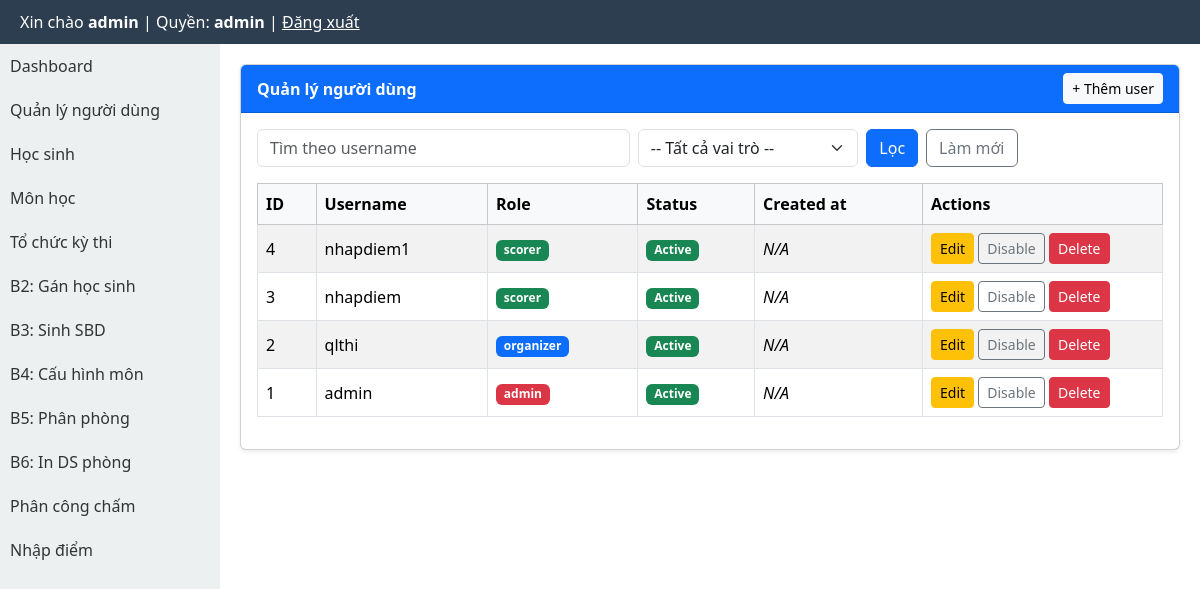
The app's page /modules/users/index.php (signed in) with its own data.
### tables this page shows
CREATE TABLE users (
  id INTEGER PRIMARY KEY AUTOINCREMENT,
  username TEXT UNIQUE,
  password TEXT,
  role TEXT,
  active INTEGER DEFAULT 1
);

### modules/users/_common.php (called while the page is built, shortened)
<?php
require_once BASE_PATH . '/core/auth.php';
function users_badge_class(string $role): string
{
    return match ($role) {
        'admin' => 'bg-danger',
        'organizer' => 'bg-primary',
        'scorer' => 'bg-success',
        default => 'bg-secondary',
    };
}
function users_has_created_at(PDO $pdo): bool
{
    $stmt = $pdo->query("PRAGMA table_info(users)");
    $columns = $stmt->fetchAll(PDO::FETCH_ASSOC);
    return false;
}

### core/db.php (called while the page is built, shortened)
<?php
$dbFile = BASE_PATH . '/data/exam.db';
try {
    $pdo = new PDO("sqlite:$dbFile");
    $pdo->setAttribute(PDO::ATTR_ERRMODE, PDO::ERRMODE_EXCEPTION);
} catch (Exception $e) {
    die("DB error: " . $e->getMessage());
}
function ensure_core_schema(PDO $pdo): void {
    try {
        $examColumns = array_column($pdo->query('PRAGMA table_info(exams)')->fetchAll(PDO::FETCH_ASSOC), 'name');
    } catch (Throwable $e) {
    }
}
ensure_core_schema($pdo);

### core/auth.php (called while the page is built, shortened)
<?php
require_once BASE_PATH . '/core/db.php';

### modules/users/index.php (the view, shortened to what this page needs)
<?php
require_once BASE_PATH . '/modules/users/_common.php';
$search = trim((string) ($_GET['q'] ?? ''));
$page = max(1, (int) ($_GET['page'] ?? 1));
$perPage = 10;
$offset = ($page - 1) * $perPage;
$filters = [];
$whereSql = $filters ? (' WHERE ' . implode(' AND ', $filters)) : '';
$hasCreatedAt = users_has_created_at($pdo);
$selectCreated = $hasCreatedAt ? ', created_at' : '';
$sql = 'SELECT id, username, role, active' . $selectCreated . ' FROM users'
    . $whereSql
    . ' ORDER BY id DESC LIMIT :limit OFFSET :offset';
$stmt = $pdo->prepare($sql);
$stmt->bindValue(':limit', $perPage, PDO::PARAM_INT);
$stmt->bindValue(':offset', $offset, PDO::PARAM_INT);
$stmt->execute();
$users = $stmt->fetchAll(PDO::FETCH_ASSOC);
require_once BASE_PATH . '/layout/header.php';
?>
<link href="https://cdn.jsdelivr.net/npm/bootstrap@5.3.3/dist/css/bootstrap.min.css" rel="stylesheet">
<div class="students-layout" style="display:flex;min-height:calc(100vh - 44px);">
    <?php require_once BASE_PATH . '/layout/sidebar.php'; ?>
    <div class="students-main" style="flex:1;padding:20px;min-width:0;">
        <div class="card shadow-sm">
            <div class="card-header bg-primary text-white d-flex justify-content-between align-items-center">
                <strong>Quản lý người dùng</strong>
                <a href="<?= BASE_URL ?>/modules/users/create.php" class="btn btn-light btn-sm">+ Thêm user</a>
            </div>
            <div class="card-body">
                <form method="get" class="row g-2 mb-3">
                    <div class="col-md-5">
                        <input type="text" class="form-control" name="q" placeholder="Tìm theo username" value="<?= htmlspecialchars($search, ENT_QUOTES, 'UTF-8') ?>">
                    </div>
                    <div class="col-md-3">
                        <select class="form-select" name="role">
                            <option value="">-- Tất cả vai trò --</option>
                        </select>
                    </div>
                    <div class="col-md-4 d-flex gap-2">
                        <button type="submit" class="btn btn-primary">Lọc</button>
                        <a href="<?= BASE_URL ?>/modules/users/index.php" class="btn btn-outline-secondary">Làm mới</a>
                    </div>
                </form>
                <div class="table-responsive">
                    <table class="table table-striped table-bordered align-middle">
                        <thead class="table-light">
                            <tr>
                                <th>ID</th>
                                <th>Username</th>
                                <th>Role</th>
                                <th>Status</th>
                                <th>Created at</th>
                                <th style="width:240px;">Actions</th>
                            </tr>
                        </thead>
                        <tbody>
                            <?php if (empty($users)): ?>
                                <tr><td colspan="6" class="text-center">Không có dữ liệu.</td></tr>
                            <?php else: ?>
                                <?php foreach ($users as $user): ?>
                                    <tr>
                                        <td><?= (int) $user['id'] ?></td>
                                        <td><?= htmlspecialchars((string) $user['username'], ENT_QUOTES, 'UTF-8') ?></td>
                                        <td><span class="badge <?= users_badge_class((string) $user['role']) ?>"><?= htmlspecialchars((string) $user['role'], ENT_QUOTES, 'UTF-8') ?></span></td>
                                        <td>
                                            <?php if ((int) $user['active'] === 1): ?>
                                                <span class="badge bg-success">Active</span>
                                            <?php else: ?>
                                                <span class="badge bg-secondary">Disabled</span>
                                            <?php endif; ?>
                                        </td>
                                        <td>
                                            <?= $hasCreatedAt ? htmlspecialchars((string) ($user['created_at'] ?? ''), ENT_QUOTES, 'UTF-8') : '<em>N/A</em>' ?>
                                        </td>
                                        <td>
                                            <a class="btn btn-sm btn-warning" href="<?= BASE_URL ?>/modules/users/edit.php?id=<?= (int) $user['id'] ?>">Edit</a>
                                            <form method="post" class="d-inline">
                                                <button type="submit" class="btn btn-sm <?= (int) $user['active'] === 1 ? 'btn-outline-secondary' : 'btn-outline-success' ?>">
                                                    <?= (int) $user['active'] === 1 ? 'Disable' : 'Enable' ?>
                                                </button>
                                            </form>
                                            <a class="btn btn-sm btn-danger" href="<?= BASE_URL ?>/modules/users/delete.php?id=<?= (int) $user['id'] ?>">Delete</a>
                                        </td>
                                    </tr>
                                <?php endforeach; ?>
                            <?php endif; ?>
                        </tbody>
                    </table>
                </div>
            </div>
        </div>
    </div>
</div>
<?php require_once BASE_PATH . '/layout/footer.php'; ?>

### templates/header.php (style rules this page uses)
* { box-sizing: border-box; }
body { margin:0; font-family: Arial; }

### records on screen
users: id "4", username "nhapdiem1", role "scorer", active "Active"
users: id "3", username "nhapdiem", role "scorer", active "Active"
users: id "2", username "qlthi", role "organizer", active "Active"
users: id "1", username "admin", role "admin", active "Active"

### other values on screen
$_SESSION['user']['username'] "admin"
$role "admin"
